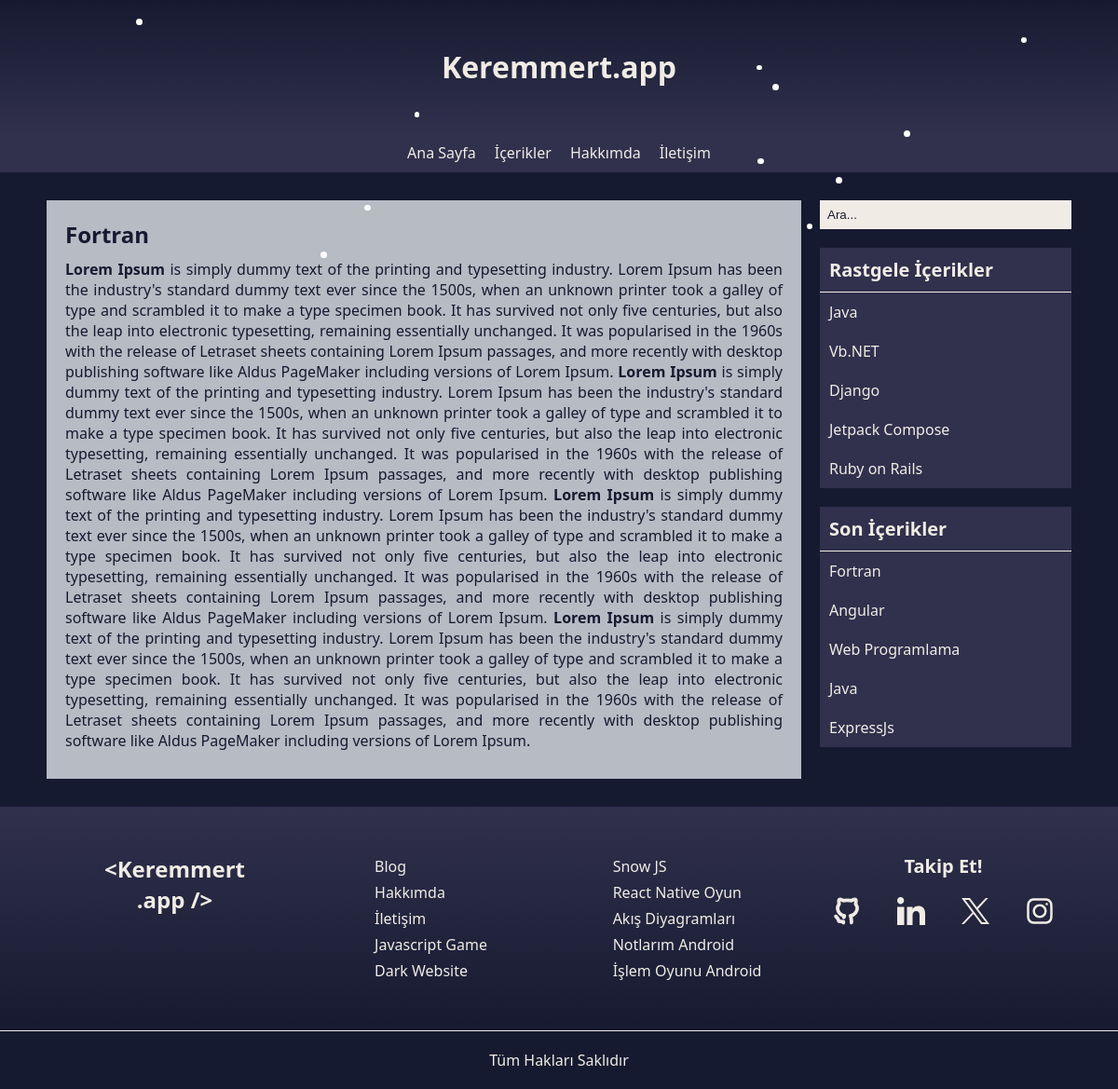
The app's page /content/fortran with its own data.
### tables this page shows
CREATE TABLE IF NOT EXISTS `webinfo` (
  `webinfo_id` int NOT NULL AUTO_INCREMENT,
  `webinfo_title` varchar(50) NOT NULL,
  `webinfo_description` varchar(200) NOT NULL,
  `webinfo_favicon` varchar(100) NOT NULL,
  `webinfo_keywords` varchar(50) NOT NULL,
  `webinfo_owner` varchar(25) NOT NULL,
  `webinfo_sitename` varchar(25) NOT NULL,
  `webinfo_github` varchar(100) NOT NULL,
  `webinfo_linkedin` varchar(100) NOT NULL,
  `webinfo_x` varchar(100) NOT NULL,
  `webinfo_instagram` varchar(100) NOT NULL,
  PRIMARY KEY (`webinfo_id`)
);

CREATE TABLE IF NOT EXISTS `contents` (
  `content_id` int NOT NULL AUTO_INCREMENT,
  `content_title` varchar(100) NOT NULL,
  `content_desc` varchar(200) NOT NULL,
  `content_keywords` text NOT NULL,
  `content_author` varchar(50) NOT NULL,
  `content_maincontent` text NOT NULL,
  `content_date` datetime NOT NULL DEFAULT CURRENT_TIMESTAMP,
  `content_url` varchar(100) NOT NULL,
  PRIMARY KEY (`content_id`),
  UNIQUE KEY `content_url` (`content_url`),
  UNIQUE KEY `content_id` (`content_id`)
);

### app/controllers/ContentController.php (called while the page is built, shortened)
<?php
require_once "libs/Controller.php";
require_once "app/models/ContentModel.php";
class ContentController extends Controller
{
    private $contentModel;
    private function getContentData($url_name)
    {
        $data = $this->contentModel->contentData($url_name);
        if (empty($data)):
            header("location:".BASE_URL."404");
            exit;
        else:
            $this->content_title = $data["content_title"];
            $this->content_maincontent = $data["content_maincontent"];
        endif;
    }
    public function index($url)
    {
        $this->contentModel = new ContentModel();
        $this->getContentData($url);
        require_once "app/views/content.php";
    }
}

### libs/Controller.php (called while the page is built, shortened)
<?php
require_once "Model.php";
class Controller
{
    public $model;
    public function __construct()
    {
        $this->model = new Model();
        $this->getWebInfoData();
        $this->getRandomContentsData();
        $this->getLastContents();
    }
    public function getWebInfoData()
    {
        $data = $this->model->webInfoData();
        $this->siteName = $data["webinfo_sitename"];
    }
    private function getRandomContentsData()
    {
        $this->randomContents = $this->model->randomContentsData();
    }
    private function getLastContents()
    {
        $this->lastContents = $this->model->lastContentsData();
    }
}

### libs/Database.php (called while the page is built, shortened)
<?php
class Database
{
    private $host = "localhost";
    private $db = "site";
    private $username = "root";
    private $password = "";
    public $pdo = null;
    public $stmt = null;
    public function __construct()
    {
        try {
            $this->pdo = new PDO("mysql:host=$this->host;dbname=$this->db;charset=utf8mb4", $this->username, $this->password);
        }
        catch (PDOException $e)
        {
            die($e->getMessage());
        }
    }
    public function getRow($query, $params=null)
    {
        try {
            if(is_null($params)):
                $this->stmt = $this->pdo->query($query);
            else:
                $this->stmt = $this->pdo->prepare($query);
                $this->stmt->execute($params);
            endif;
            return $this->stmt->fetch();
        }
        catch(PDOException $e)
        {
            die($e->getMessage());
        }
    }
    public function getRows($query, $params=null)
    {
        try {
            if(is_null($params)):
                $this->stmt = $this->pdo->query($query);
            else:
                $this->stmt = $this->pdo->prepare($query);
                $this->stmt->execute($params);
            endif;
            return $this->stmt->fetchAll(PDO::FETCH_OBJ);
        }
        catch(PDOException $e)
        {
            die($e->getMessage());
        }
    }
}

### libs/Model.php (called while the page is built, shortened)
<?php
require_once "Database.php";
class Model extends Database
{
    public function webInfoData()
    {
        return $this->getRow("SELECT * FROM webinfo where webinfo_id=?", [1]);
    }
    public function randomContentsData()
    {
        return $this->getRows("SELECT content_title, content_url FROM contents order by rand() limit 5");
    }
    public function lastContentsData()
    {
        return $this->getRows("SELECT content_title, content_url FROM contents order by content_date DESC limit 5");
    }
}

### app/models/ContentModel.php (called while the page is built)
<?php
require_once "libs/Database.php";
class ContentModel extends Database
{
    public function contentData($url)
    {
        return $this->getRow("SELECT * FROM contents where content_url=?", [$url]);
    }
}

### app/views/rightbar.php (the view, shortened to what this page needs)
<aside class="right-bar">
    <section class="search-bar">
        <input type="search" name="s" placeholder="Ara...">
    </section>
    <section class="vertical-menu">
        <h3 class="menu-title">Rastgele İçerikler</h3>
        <ul>
            <?php foreach($this->randomContents as $randomContent): ?>
            <li>
                <a href="<?php echo BASE_URL."content/".$randomContent->content_url; ?>"><?php echo $randomContent->content_title ?></a>
            </li>
            <?php endforeach; ?>
        </ul>
    </section>
    <section class="vertical-menu">
        <h3 class="menu-title">Son İçerikler</h3>
        <ul>
           <?php foreach($this->lastContents as $lastContent): ?>
            <li>
                <a href="<?php echo BASE_URL."content/".$lastContent->content_url; ?>"><?php echo $lastContent->content_title; ?></a>
            </li>
            <?php endforeach; ?>
        </ul>
    </section>
</aside>

### app/views/header.php (shortened to what this page needs)
<!DOCTYPE html>
<html lang="tr">
<head>
    <link rel="stylesheet" href="<?php echo BASE_URL ?>public/css/style.css">
</head>
<body>
    <header>
        <div class="header-title">
            <h1><?php echo $this->siteName; ?></h1>
        </div>
        <nav>
            <ul>
                <li>
                    <a href="<?php echo BASE_URL; ?>">Ana Sayfa</a>
                </li>
                <li>
                    <a href="<?php echo BASE_URL; ?>contents">İçerikler</a>
                </li>
                <li>
                    <a href="<?php echo BASE_URL; ?>about">Hakkımda</a>
                </li>
                <li>
                    <a href="<?php echo BASE_URL; ?>contact">İletişim</a>
                </li>
            </ul>
        </nav>
    </header>

### app/views/content.php (shortened to what this page needs)
<?php require_once "header.php"; ?>
    <main>
        <section class="contents">
            <section class="content">
                <h1><?php echo $this->content_title; ?></h1>
                <p><?php echo $this->content_maincontent ?></p>
            </section>
        </section>
        <?php require_once "rightbar.php"; ?>
    </main>
<?php require_once "footer.php"; ?>

### public/css/style.css (style rules this page uses)
* { margin: 0; padding: 0; }
body { background-color: #161A30; font-family: 'Segoe UI', Tahoma, Geneva, Verdana, sans-serif; }
.header-title { background: linear-gradient(#161A30, #31304D); }
.header-title h1 { text-align: center; padding: 50px; color: #F0ECE5; font-size: 2em; }
nav { position: sticky; top: 0; background-color: #31304D; }
nav ul { margin: 0; padding: 0; display: flex; justify-content: center; }
nav ul li { list-style: none; }
nav ul li a { text-decoration: none; color:#F0ECE5; display: inline-block; padding: 10px; font-size: 1em; }
main { margin: 30px 50px; display: flex; }
aside.right-bar { flex: 1; }
.vertical-menu { background-color: #31304D; margin: 20px 0; }
.vertical-menu .menu-title { border-bottom: 1px solid #F0ECE5; padding: 10px; color: #F0ECE5; font-size: 1.25em; }
.vertical-menu ul { margin: 0; padding: 0; }
.vertical-menu ul li { list-style: none; }
.vertical-menu ul li a { font-size: 1em; text-decoration: none; color:#F0ECE5; display: block; padding: 10px; }
.search-bar { margin-bottom: 0; }
.search-bar input[type="search"] { flex: 7; padding: 8px; outline: none; border: none; background-color: #F0ECE5; width: 100%; }
.search-bar input[type="search"]::placeholder { color: #161A30; }
section.contents { flex: 3; margin-right: 20px; }
.content { background-color: #B6BBC4; color: #161A30; padding: 20px; }
.content h1 { font-size: 1.5em; }
.content p { margin-top: 10px; font-size: 1em; text-align: justify; }

### records on screen
webinfo: webinfo_sitename "Keremmert.app"
contents: content_title "Fortran", content_maincontent "Lorem Ipsum is simply dummy text of the printing and typesetting industry. Lorem Ipsum has been the industry's standard dummy text ever since the 1500s, when an unknown printer took a galley of type and scrambled it to make a type specimen book. It has survived not only five centuries, but also the leap into electronic typesetting, remaining essentially unchanged. It was popularised in the 1960s with the release of Letraset sheets containing Lorem Ipsum passages, and more recently with desktop publishing software like Aldus PageMaker including versions of Lorem Ipsum. Lorem Ipsum is simply dummy text of the printing and typesetting industry. Lorem Ipsum has been the industry's standard…"
contents: content_title "Java"
contents: content_title "Vb.NET"
contents: content_title "Django"
contents: content_title "Jetpack Compose"
contents: content_title "Ruby on Rails"
contents: content_title "Angular"
contents: content_title "Web Programlama"
contents: content_title "ExpressJs"
